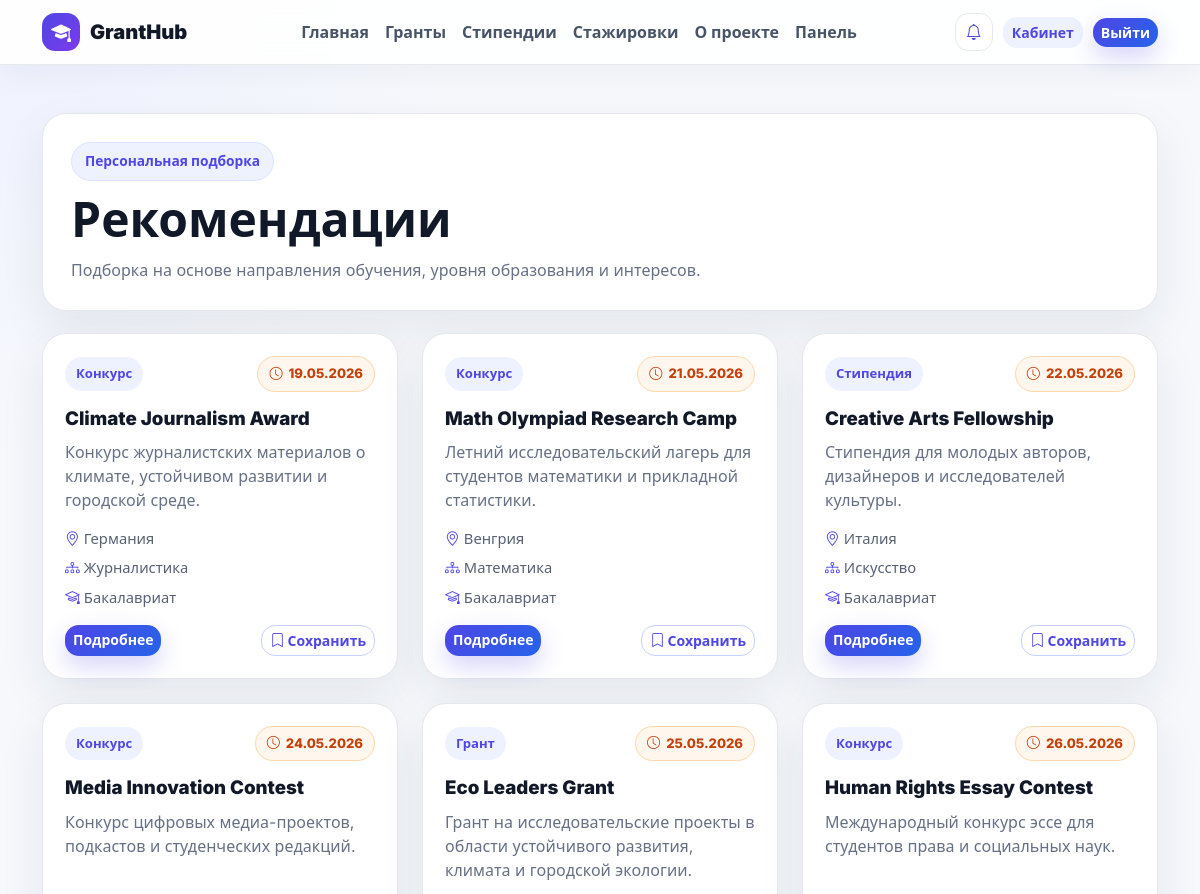
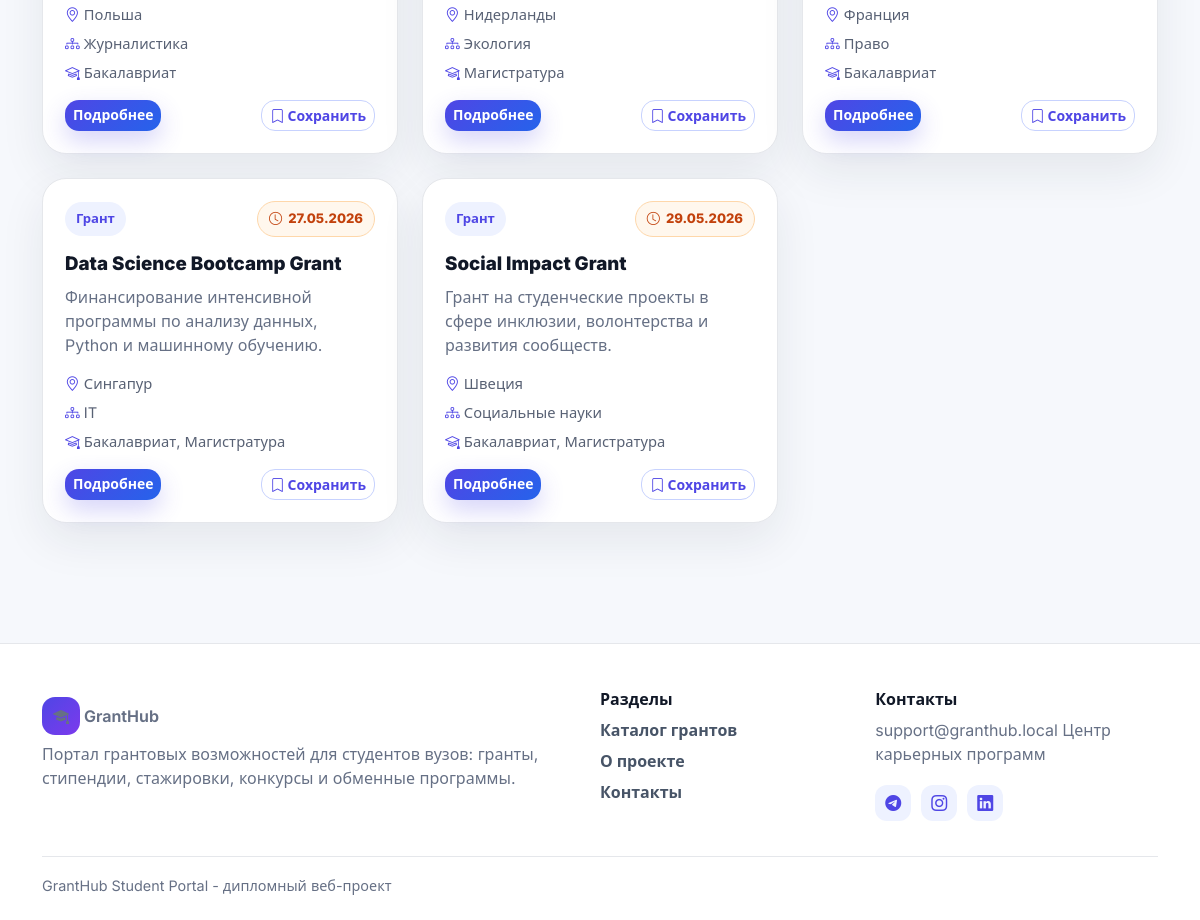
The app's page /recommendations/ (signed in) with its own data (2 pictures, top to bottom).
### portal/models.py (models this page shows, shortened)
class Grant(models.Model):
    class OpportunityType(models.TextChoices):
        GRANT = 'grant', 'Грант'
        SCHOLARSHIP = 'scholarship', 'Стипендия'
        CONTEST = 'contest', 'Конкурс'
        INTERNSHIP = 'internship', 'Стажировка'
        EXCHANGE = 'exchange', 'Обменная программа'
    title = models.CharField('Название', max_length=220)
    description = models.TextField('Описание')
    organization = models.CharField('Организатор', max_length=180)
    country = models.CharField('Страна', max_length=100)
    category = models.ForeignKey(Category, verbose_name='Направление', on_delete=models.PROTECT)
    opportunity_type = models.CharField('Тип возможности', max_length=20, choices=OpportunityType.choices)
    education_level = models.CharField('Уровень образования', max_length=80)
    requirements = models.TextField('Требования')
    documents = models.TextField('Документы')
    deadline = models.DateField('Дедлайн')
    official_link = models.URLField('Официальная ссылка')
    created_by = models.ForeignKey(User, verbose_name='Автор', on_delete=models.SET_NULL, null=True, blank=True)
    created_at = models.DateTimeField('Создано', auto_now_add=True)
    class Meta:
        verbose_name = 'Грантовая возможность'
        verbose_name_plural = 'Грантовые возможности'
        ordering = ['deadline', 'title']
    @property
    def is_deadline_soon(self):
        delta = self.deadline - timezone.localdate()
        return 0 <= delta.days <= 14

class Category(models.Model):
    name = models.CharField('Название', max_length=120, unique=True)
    class Meta:
        verbose_name = 'Категория'
        verbose_name_plural = 'Категории'
        ordering = ['name']

### portal/views.py (the view)
# urls.py: path('recommendations/', views.recommendations, name='recommendations'),
@login_required
def recommendations(request):
    return render(request, 'portal/recommendations.html', {'grants': recommended_grants_for(request.user)})

### portal/templates/portal/recommendations.html (shortened to what this page needs)
{% extends 'portal/base.html' %}
{% block content %}
<div class="container py-4 py-lg-5">
  <div class="catalog-hero">
    <span class="section-kicker">Персональная подборка</span>
    <h1>Рекомендации</h1>
    <p>Подборка на основе направления обучения, уровня образования и интересов.</p>
  </div>
  <div class="row g-4">
    {% for grant in grants %}<div class="col-md-6 col-xl-4">{% include 'portal/grant_card.html' %}</div>{% empty %}<div class="empty-state">Пока нет подходящих предложений.</div>{% endfor %}
  </div>
</div>
{% endblock %}

### portal/templates/portal/grant_card.html (shortened to what this page needs)
<article class="grant-card h-100">
  <div class="grant-card-top">
    <span class="type-pill">{{ grant.get_opportunity_type_display }}</span>
    <span class="deadline-pill {% if grant.is_deadline_soon %}urgent{% endif %}">
      <i class="bi bi-clock"></i> {{ grant.deadline|date:"d.m.Y" }}
    </span>
  </div>
  <h3><a href="{% url 'grant_detail' grant.pk %}">{{ grant.title }}</a></h3>
  <p class="line-clamp">{{ grant.description }}</p>
  <div class="grant-meta">
    <span><i class="bi bi-geo-alt"></i> {{ grant.country }}</span>
    <span><i class="bi bi-diagram-3"></i> {{ grant.category.name }}</span>
    <span><i class="bi bi-mortarboard"></i> {{ grant.education_level }}</span>
  </div>
  <div class="grant-card-actions">
    <a href="{% url 'grant_detail' grant.pk %}" class="btn btn-primary btn-sm">Подробнее</a>
    {% if user.is_authenticated %}
      <form method="post" action="{% url 'save_grant' grant.pk %}">
        <button class="btn btn-outline-primary btn-sm" aria-label="Сохранить"><i class="bi bi-bookmark"></i> Сохранить</button>
      </form>
    {% else %}
      <a class="btn btn-outline-primary btn-sm" href="{% url 'login' %}"><i class="bi bi-bookmark"></i> Сохранить</a>
    {% endif %}
  </div>
</article>

### portal/static/portal/css/styles.css (style rules this page uses)
:root { --primary: #4f46e5; --primary-dark: #3730a3; --primary-soft: #eef2ff; --blue: #2563eb; --violet: #7c3aed; --ink: #111827; --muted: #667085; --line: #e5e7eb; --surface: #ffffff; --page: #f6f8fc; --warning: #f97316; --success: #16a34a; --danger: #dc2626; --shadow: 0 18px 45px rgba(31, 41, 55, .08); }
* { letter-spacing: 0; }
body { min-height: 100vh; background: radial-gradient(circle at top left, #eef2ff 0, transparent 28rem), var(--page); color: var(--ink); font-family: Inter, system-ui, -apple-system, BlinkMacSystemFont, "Segoe UI", sans-serif; }
a { color: var(--primary); text-decoration: none; }
.btn { border-radius: 14px; font-weight: 750; border-width: 1px; }
.btn-primary { background: linear-gradient(135deg, var(--primary), var(--blue)); border: 0; box-shadow: 0 10px 24px rgba(79, 70, 229, .24); }
.btn-outline-primary { border-color: #c7d2fe; color: var(--primary); background: #fff; }
.eyebrow, .section-kicker { display: inline-flex; align-items: center; gap: 7px; color: var(--primary); background: var(--primary-soft); border: 1px solid #dbe4ff; border-radius: 999px; padding: 8px 13px; font-weight: 800; font-size: .86rem; }
.grant-card, .content-panel, .side-panel, .auth-box, .popular-card, .filter-sidebar, .catalog-toolbar, .catalog-hero, .profile-hero, .admin-hero, .stat-card { background: var(--surface); border: 1px solid var(--line); border-radius: 24px; box-shadow: var(--shadow); }
.grant-card { padding: 22px; transition: transform .2s ease, box-shadow .2s ease; }
.grant-card-top { display: flex; justify-content: space-between; align-items: center; gap: 10px; margin-bottom: 16px; }
.type-pill, .deadline-pill { display: inline-flex; align-items: center; gap: 6px; border-radius: 999px; padding: 7px 11px; font-size: .82rem; font-weight: 800; }
.type-pill { background: var(--primary-soft); color: var(--primary); }
.deadline-pill { background: #f8fafc; color: #475467; border: 1px solid var(--line); }
.deadline-pill.urgent, .deadline-box.urgent { background: #fff7ed; color: #c2410c; border-color: #fed7aa; }
.grant-card h3 { font-size: 1.17rem; font-weight: 850; margin-bottom: 10px; }
.grant-card h3 a { color: var(--ink); }
.grant-card p { color: var(--muted); }
.line-clamp { display: -webkit-box; -webkit-line-clamp: 3; -webkit-box-orient: vertical; overflow: hidden; min-height: 72px; }
.grant-meta { display: grid; gap: 7px; color: #586174; font-size: .92rem; margin: 16px 0; }
.grant-meta i { color: var(--primary); }
.grant-card-actions { display: flex; justify-content: space-between; gap: 10px; flex-wrap: wrap; }
.catalog-hero { padding: 28px; margin-bottom: 22px; }
.catalog-hero h1, .profile-hero h1, .admin-hero h1, .detail-header h1 { font-size: clamp(2rem, 4vw, 3.8rem); font-weight: 900; margin: 10px 0; }
.catalog-hero p, .profile-hero p, .admin-hero p, .detail-header p { color: var(--muted); margin: 0; }

### records on screen
Grant: opportunity_type "Конкурс", deadline "19.05.2026", title "Climate Journalism Award", description "Конкурс журналистских материалов о климате, устойчивом развитии и городской среде.", country "Германия", category.name "Журналистика", education_level "Бакалавриат"
Grant: opportunity_type "Конкурс", deadline "21.05.2026", title "Math Olympiad Research Camp", description "Летний исследовательский лагерь для студентов математики и прикладной статистики.", country "Венгрия", category.name "Математика", education_level "Бакалавриат"
Grant: opportunity_type "Стипендия", deadline "22.05.2026", title "Creative Arts Fellowship", description "Стипендия для молодых авторов, дизайнеров и исследователей культуры.", country "Италия", category.name "Искусство", education_level "Бакалавриат"
Grant: opportunity_type "Конкурс", deadline "24.05.2026", title "Media Innovation Contest", description "Конкурс цифровых медиа-проектов, подкастов и студенческих редакций.", country "Польша", category.name "Журналистика", education_level "Бакалавриат"
Grant: opportunity_type "Грант", deadline "25.05.2026", title "Eco Leaders Grant", description "Грант на исследовательские проекты в области устойчивого развития, климата и городской экологии.", country "Нидерланды", category.name "Экология", education_level "Магистратура"
Grant: opportunity_type "Конкурс", deadline "26.05.2026", title "Human Rights Essay Contest", description "Международный конкурс эссе для студентов права и социальных наук.", country "Франция", category.name "Право", education_level "Бакалавриат"
Grant: opportunity_type "Грант", deadline "27.05.2026", title "Data Science Bootcamp Grant", description "Финансирование интенсивной программы по анализу данных, Python и машинному обучению.", country "Сингапур", category.name "IT", education_level "Бакалавриат, Магистратура"
Grant: opportunity_type "Грант", deadline "29.05.2026", title "Social Impact Grant", description "Грант на студенческие проекты в сфере инклюзии, волонтерства и развития сообществ.", country "Швеция", category.name "Социальные науки", education_level "Бакалавриат, Магистратура"
